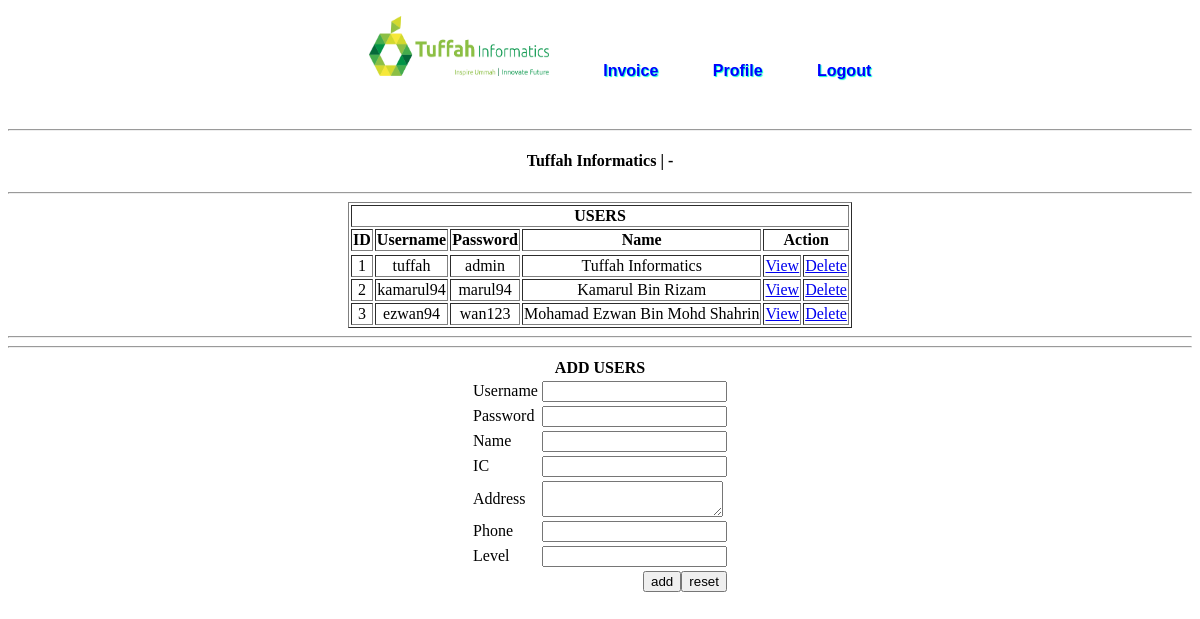
The page /admin/users.php (signed in) on the database its author committed.
### tables this page shows
CREATE TABLE IF NOT EXISTS `users` (
  `user_id` int(200) NOT NULL AUTO_INCREMENT,
  `username` varchar(200) NOT NULL,
  `password` varchar(200) NOT NULL,
  `name` varchar(200) NOT NULL,
  `ic` varchar(200) NOT NULL,
  `address` varchar(200) NOT NULL,
  `phone` varchar(200) NOT NULL,
  `level` varchar(200) NOT NULL,
  PRIMARY KEY (`user_id`)
);

### admin/users.php (the view, shortened to what this page needs)
<?php
	$name = $_SESSION['name'];
	$sql = "SELECT * FROM users WHERE name = '$name'";
	$res = mysql_query($sql) or die('Query failed. ' . mysql_error());
	$row = mysql_fetch_array($res, MYSQL_ASSOC);
	$name = $row['name'];
	$ic = $row['ic'];
	$sql1 = "SELECT * FROM users";
	$res1 = mysql_query($sql1) or die (mysql_error());
?>
<!DOCTYPE html PUBLIC "-//W3C//DTD XHTML 1.0 Transitional//EN" "http://www.w3.org/TR/xhtml1/DTD/xhtml1-transitional.dtd">
<html xmlns="http://www.w3.org/1999/xhtml">
<head>
<link rel="stylesheet" href="../style/style.css" type="text/css" />
</head>
<body>
	<div class="main">
    	<div class="navbar">
    		<div class="navbar">
    		<ul id="menu">
        		<li><a href="index.php"><img src="../img/login logo.png" width="180" height="60" /></a></li>
        		<li><a href="#">Invoice</a></li>
                <li><a href="#">Profile</a></li>
        		<li><a href="logout.php">Logout</a></li>
			</ul>
		</div>
        	<br /><br /><br />
            <hr />
            	<center><b><h4><?php echo $name?> | <?php echo $ic ?></h4></b></center>
            <hr />
        <div class="content">
        	<div>
            	<table border="1" align="center">
                	<tr>
                    	<th colspan="13">USERS</th>
                    </tr>
                	<tr>
                    	<th>ID</th>
                        <th>Username</th>
                        <th>Password</th>
                        <th>Name</th>
                        <th colspan="2">Action</th>
                   	<tr>
                    <?php
						$i=1;
						while($user = mysql_fetch_array($res1)){
							echo "<tr>";
							echo "<td align='center'>" .$i. "</td>";
							echo "<td align='center'>" .$user['username']. "</td>";
							echo "<td align='center'>" .$user['password']. "</td>";
							echo "<td align='center'>" .$user['name']. "</td>";
							echo "<td align='center'><a href='../adminfunc/userview.php?view=$user[user_id]'>View</a></td>";
							echo "<td align='center'><a href='../adminfunc/userdelete.php?delete=$user[user_id]'>Delete</a></td>";
							echo "</tr>";
							$i++;
						}
					?>
                    </tr>
                </table>
                <hr />
            	<hr />
            </div>
            <div>
            	<form action="../adminfunc/useradd.php" method="post">
                	<table align="center">
                    	<th colspan="2">ADD USERS</th>
                    	<tr>
                        	<td>Username</td>
                        	<td><input name="username" type="text" /></td>
                        </tr>
                    	<tr>
                        	<td>Password</td>
                        	<td><input name="password" type="text" /></td>
                        </tr>
                    	<tr>
                        	<td>Name</td>
                        	<td><input name="name" type="text" /></td>
                        </tr>
                        <tr>
                        	<td>IC</td>
                        	<td><input name="ic" type="text" /></td>
                        </tr>
                        <tr>
                        	<td>Address</td>
                        	<td><textarea name="address"></textarea></td>
                        </tr>
                        <tr>
                        	<td>Phone</td>
                        	<td><input name="phone" type="text" /></td>
                        </tr>
                        <tr>
                        	<td>Level</td>
                        	<td><input name="level" type="text" /></td>
                        </tr>
                        <tr>
                        	<td colspan="2" align="right"><span><input name="add" type="submit" value="add" /></span><span><input name="reset" type="reset" value="reset" /></span></td>
                        </tr>
                    </table>
                </form>
            </div>
        </div>
    </div>
</body>
</html>

### style/style.css (style rules this page uses)
#menu { width:auto; height: 35px; font-size: 16px; font-family: Tahoma, Geneva, sans-serif; font-weight: bold; text-align: center; text-shadow: 1px 1px 1px #0FC; background-color:transparent; border-radius: 8px; }
#menu li { display: inline; padding: 15px; }
#menu a { text-decoration: none; color: #00F; padding: 10px 10px 10px 10px; }

### rows shown on the page
users: name "Tuffah Informatics", ic "-", username "tuffah", password "admin"
users: username "kamarul94", password "marul94", name "Kamarul Bin Rizam"
users: username "ezwan94", password "wan123", name "Mohamad Ezwan Bin Mohd Shahrin"
